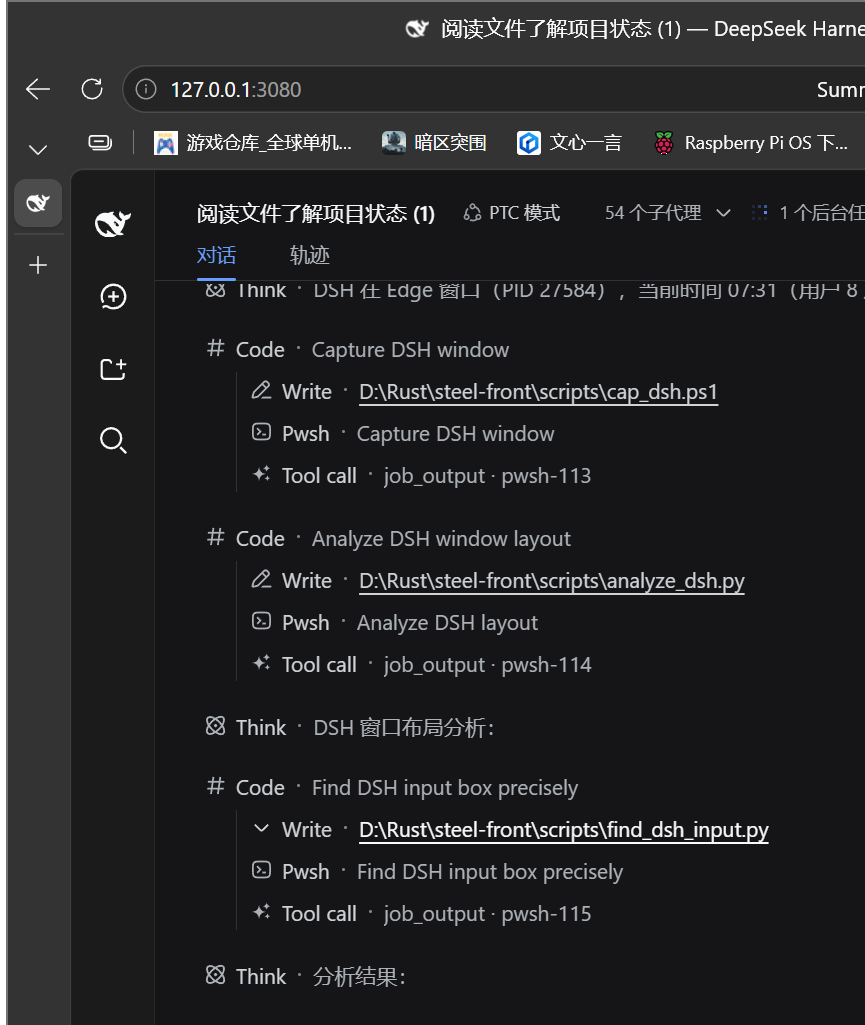
#> input picture scripts/dsh_before.png, 865 x 1025 px, found by its file name; the run also reads 1 picture not shown here
$ python dsh_diff.py
#> lines starting #> are read from the running program, lines starting #| are printed output that depends on the picture

from PIL import Image, ImageChops
a = Image.open(r'D:\Rust\steel-front\scripts\dsh_before.png').convert('RGB')
b = Image.open(r'D:\Rust\steel-front\scripts\dsh_after.png').convert('RGB')
diff = ImageChops.difference(a, b)
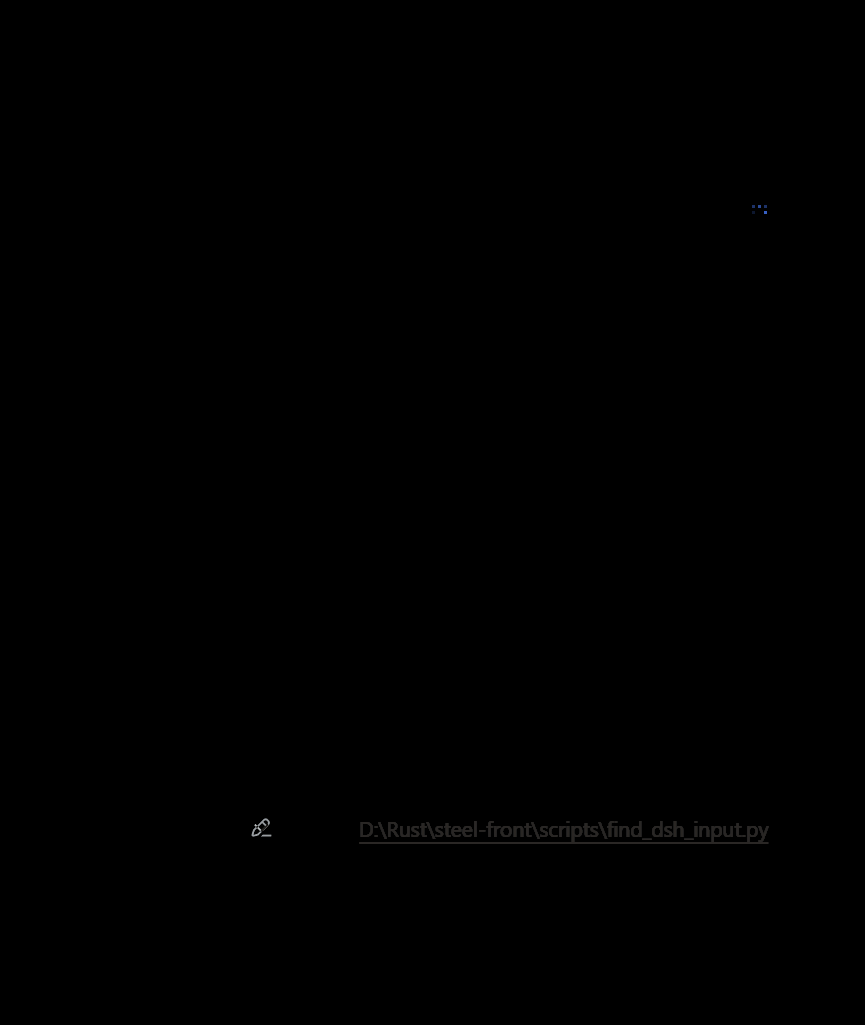
#> diff: PIL image 865x1025 RGB; mean R, G, B 0.2, 0.2, 0.2
w, h = diff.size
#> w = 865; h = 1025
pd = diff.load()
changed = 0; total = 0
blocks = {}
for y in range(0, h, 8):
    for x in range(0, w, 8):
        r, g, bl = pd[x, y]
        total += 1
        if r + g + bl > 30:
            changed += 1
            bx, by = x // 100 * 100, y // 100 * 100
            blocks[(bx, by)] = blocks.get((bx, by), 0) + 1
#> after the loop, blocks = {(200, 800): 2, (300, 800): 4, (400, 800): 13, (500, 800): 9, (600, 800): 9, (700, 800): 7}; changed = 44; total = 14061
print(f'changed: {changed/total*100:.2f}%')
#| changed: 0.31%
for (bx, by), c in sorted(blocks.items(), key=lambda kv: -kv[1])[:6]:
    print(f'  block ({bx},{by}): {c}px')
#> this loop made 6 passes
#> (bx, c) on passes 1 to 6: (400, 13), (500, 9), (600, 9), (700, 7), (300, 4), (200, 2)
#|   block (400,800): 13px
#|   block (500,800): 9px
#|   block (600,800): 9px
#|   block (700,800): 7px
#|   block (300,800): 4px
#|   block (200,800): 2px
